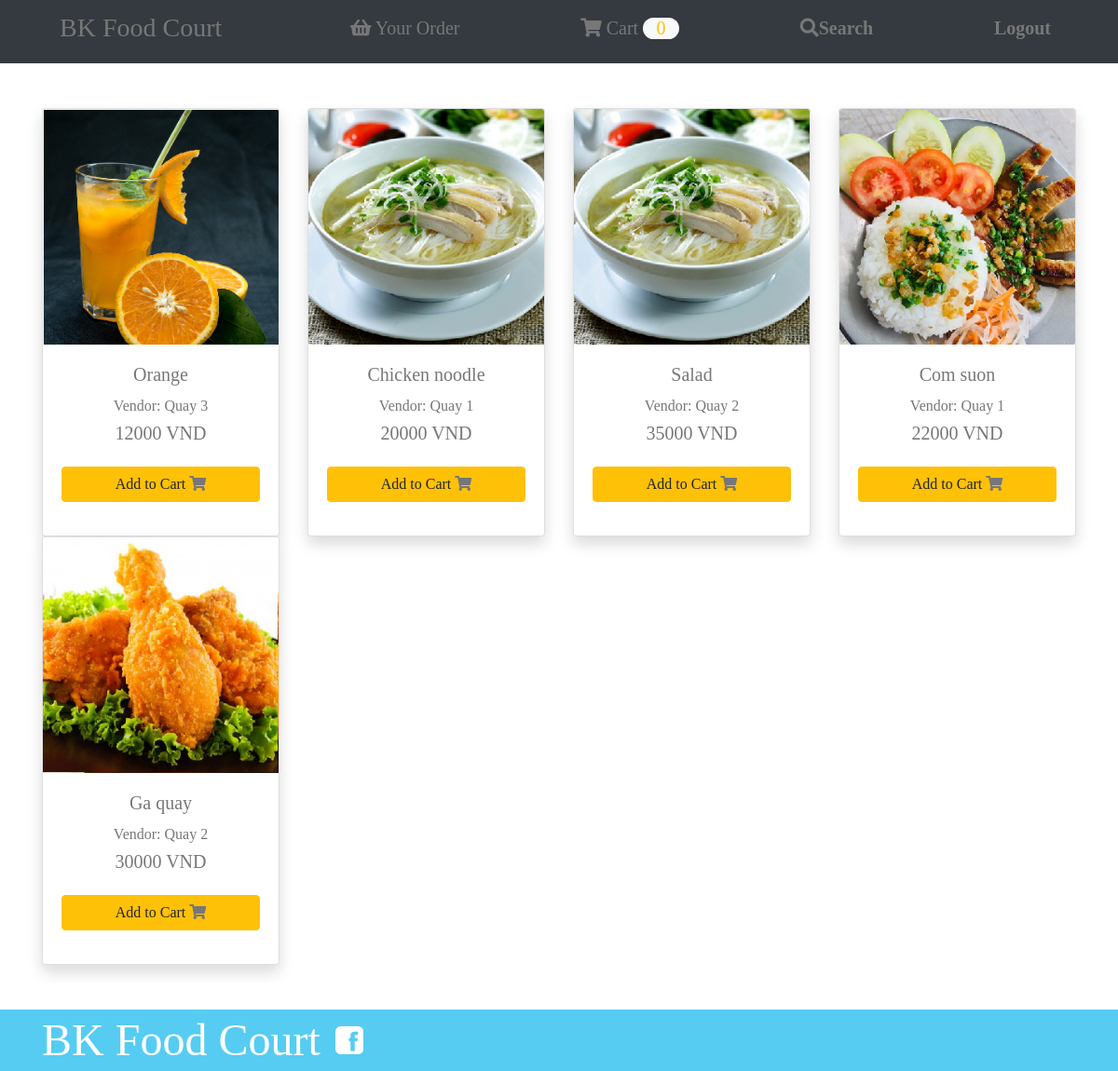
Page /home.php on the earlier database version.
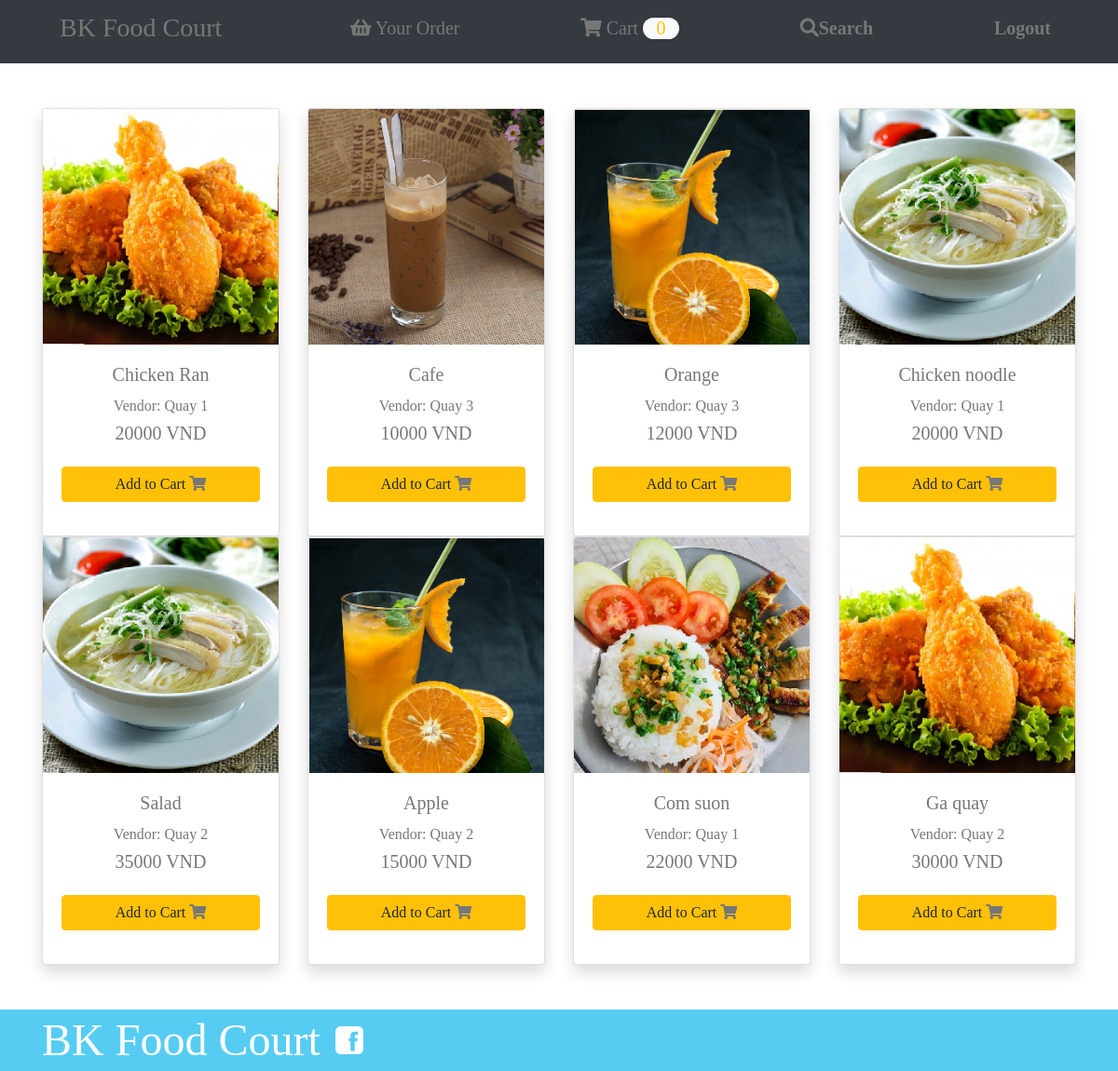
Same page on the later database version.
### tables this page shows
CREATE TABLE `menu` (
  `id` int(10) UNSIGNED NOT NULL,
  `dishname` varchar(30) NOT NULL,
  `vendor` varchar(30) NOT NULL,
  `price` int(10) UNSIGNED NOT NULL,
  `Avb` int(11) DEFAULT NULL,
  `img` varchar(100) DEFAULT NULL
);

### component.php (the view, shortened to what this page needs)
<?php
function component($productname, $productprice, $productimg, $productid, $productvendor){
    $element = "
    <div class=\"col-md-3 col-sm-6 my-3 my-md-0\">
                <form action=\"home.php\" method=\"post\">
                    <div class=\"card shadow\">
                        <div>
                            <img src=\"$productimg\" alt=\"Image1\" class=\"img-fluid card-img-top\">
                        </div>
                        <div class=\"card-body\">
                            <h5 class=\"card-title\">$productname</h5>
                            <h6>
                                Vendor: $productvendor
                            </h6>
                            <h5>
                                <span class=\"price\">$productprice VND</span>
                            </h5>
                            <button type=\"submit\" class=\"btn btn-warning my-3\" name=\"add\">Add to Cart <i class=\"fas fa-shopping-cart\"></i></button>
                             <input type='hidden' name='product_id' value='$productid'>
                        </div>
                    </div>
                </form>
            </div>
    ";
    echo $element;
}

### home.php (shortened to what this page needs)
<?php
require("conection.php");
require_once ('component.php');
$sql = "SELECT * FROM menu";
$result = mysqli_query($conn, $sql);
?>
<!DOCTYPE html>
<html>
    <head>
        <link rel="stylesheet" href="styles.css" />
    <link rel="stylesheet" href="https://cdnjs.cloudflare.com/ajax/libs/font-awesome/5.8.2/css/all.css" />
    <link rel="stylesheet" href="https://stackpath.bootstrapcdn.com/bootstrap/4.3.1/css/bootstrap.min.css">
    </head>
    <body>
        <?php require_once ("header.php"); ?>
        <div class="container">
                <div class="row text-center py-5">
                    <?php
                        while ($row = mysqli_fetch_assoc($result)){
                            if($row['Avb'] == 1){
                            component($row['dishname'], $row['price'], $row['img'], $row['id'], $row['vendor']);
                            }
                        }
                    ?>
                </div>
        </div>
        <footer class="main-footer">
            <div class="container main-footer-container">
                <h3 class="band-name">BK Food Court</h3>
                <ul class="nav footer-nav">
                    <li>
                        <a href="https://www.facebook.com" target="_blank">
                            <img src="Images/Facebook Logo.png">
                        </a>
                    </li>
                </ul>
            </div>
        </footer>
    </body>
</html>

Differences in the rows shown:
now on this page (row edited): menu: img (picture), dishname "Chicken Ran", vendor "Quay 1", price "20000"
now on this page (row edited): menu: img (picture), dishname "Cafe", vendor "Quay 3", price "10000"
now on this page (row edited): menu: img (picture), dishname "Apple", vendor "Quay 2", price "15000"
